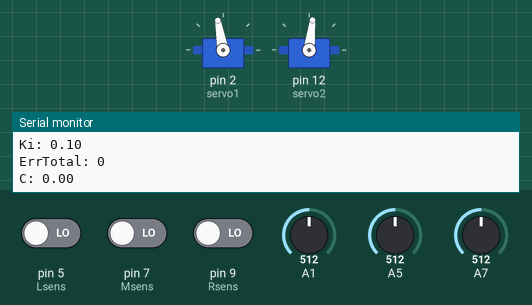
Recording of a sketch running on a simulated Arduino Uno, built with avr-gcc and run on an emulated ATmega328P. Shown: 2 × servo, the last lines printed to the serial monitor. Inputs (shaded band) come from the test bench; at power-on: pin 5 (Lsens) LOW, pin 7 (Msens) LOW, pin 9 (Rsens) LOW, A1 = 512, A5 = 512, A7 = 512.

Above: at 1.2 s.
1.3 s: pin 5 (Lsens) driven HIGH
At 2.43 s:
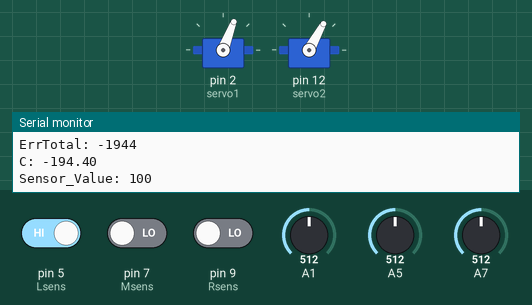
4.3 s: pin 7 (Msens) driven HIGH
7.3 s: pin 9 (Rsens) driven HIGH
At 8.1 s:
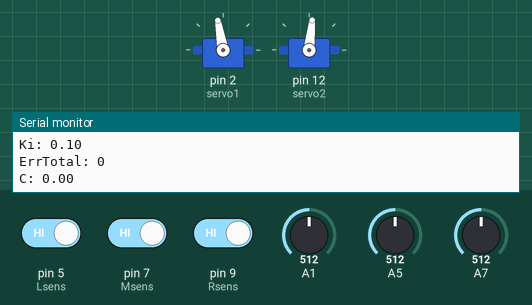
10.3 s: pin 5 (Lsens) driven LOW
At 11.1 s:
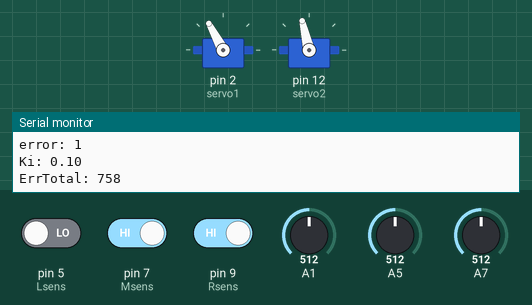
13.3 s: pin 7 (Msens) driven LOW
16.3 s: pin 5 (Lsens) driven HIGH and pin 7 (Msens) driven HIGH and pin 9 (Rsens) driven LOW
At 16.98 s:
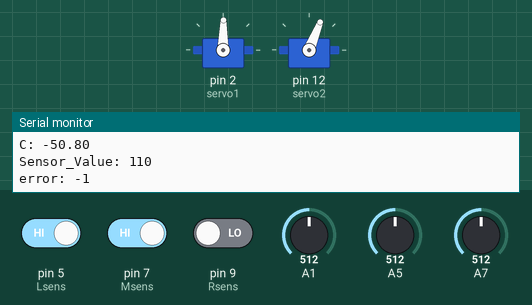
Timing chart, 0 to 23.4 s (numbered marks = the images above; inputs shaded):
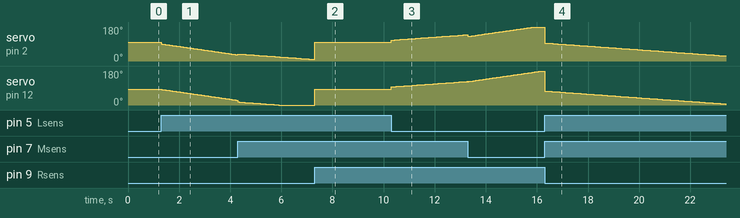

Measured:
- after the input at 1.3 s, servo on pin 2 (servo1): moves from 100° to 33° over 3.0 s, starting at once; servo on pin 12 (servo2): moves from 83° to 25° over 2.9 s, starting at once
- after the input at 7.3 s, servo on pin 12 (servo2): 0° → 84° at once
- after the input at 10.3 s, servo on pin 2 (servo1): moves from 100° to 139° over 2.9 s, starting at once; servo on pin 12 (servo2): moves from 84° to 125° over 3.0 s, starting at once
- after the input at 16.3 s, servo on pin 2 (servo1): moves from 180° to 27° over 7.0 s, starting at once; servo on pin 12 (servo2): moves from 180° to 5° over 7.1 s, starting at once

The sketch:

ralampago_marquinhos.ino
```cpp
#include <Servo.h>

//    --- servos ---

#define servo1 2     //Left Servo
#define servo2 12     //Right Servo

//    --- sensors ---

#define Lsens 5
#define Msens 7
#define Rsens 9

Servo Lservo;
Servo Rservo;

int RSS;    // Right Servo Speed
int LSS;    // Left Motor Speed

int Left_IR;
int Middle_IR;
int Right_IR;

int error;
long agora;
long antes;
long dif2;
int diferenca;

int PError;
float C;
float Ki = .1;
long ErrTotal = 0;

String Sensor_Value = ""; // get the 0's and 1's

void setup()
{
  Serial.begin(9600);
  Lservo.attach(servo1);
  Rservo.attach(servo2);
}

void loop()
{
  Left_IR = analogRead(Lsens);
  Middle_IR = analogRead(Msens);
  Right_IR = analogRead(Rsens);

  Time();
  Sensor();
  SetSpeed();
  Correcao();
  Drive();

  Display();
  delay(1);
}

//    --- functions---

void Sensor()
{
  Sensor_Value = "";
  Sensor_Value += digitalRead(Lsens);
  Sensor_Value += digitalRead(Msens);
  Sensor_Value += digitalRead(Rsens);
}


void Time()
{
   agora = millis();
   diferenca = agora - antes;
   antes = agora;
}

void SetSpeed()
{
  if(Sensor_Value =="000")
  {
   LSS = 1580;
   RSS = 1400;
   if(error > 0)
     {
        error = 3;
     }
   else if(error < 0)
     {
        error = -3;
     } else if (error == 0)
     {
        error = 0;
     }
  }

  else if(Sensor_Value =="001")
  {
   LSS = 1580;
   RSS = 1520;
   error = 2;
  }

  else if(Sensor_Value =="010")
  {
   LSS = 1580;
   RSS = 1410;
   error = 0;
  }

  else if(Sensor_Value =="100")
  {
   LSS = 1480;
   RSS = 1400;
   error = -2;
  }

  else if(Sensor_Value =="011")
  {
   LSS = 1680;
   RSS = 1530;
   error = 1;
  }

  else if(Sensor_Value =="101")
  {
   LSS = 1580;
   RSS = 1410;
   error = 0;
  }

  else if(Sensor_Value =="111")
  {
   LSS = 1580;
   RSS = 1410;
   error = 0;
  }

  else if(Sensor_Value =="110")
  {
   LSS = 1530;
   RSS = 1310;
   error = -1;
  }
}

void Correcao()
{
   if(PError*error < 0 or PError*error==0)
   {
     ErrTotal = 0;
   }

   ErrTotal += diferenca*error;
   C = Ki*ErrTotal;
   PError = error;
}

void Drive()
{
   Lservo.writeMicroseconds(LSS + C);
   Rservo.writeMicroseconds(RSS + C);
}

void Display()
{
  if (agora-dif2 > 150)
  {
    Serial.print("Sensor_Value: ");  Serial.println(Sensor_Value);
    Serial.print("error: ");Serial.println(error);
    Serial.print("Ki: ");Serial.println(Ki);
    Serial.print("ErrTotal: ");Serial.println(ErrTotal);
    Serial.print("C: ");Serial.println(C);
    Serial.println();
    dif2 = agora;
  }
}
```
